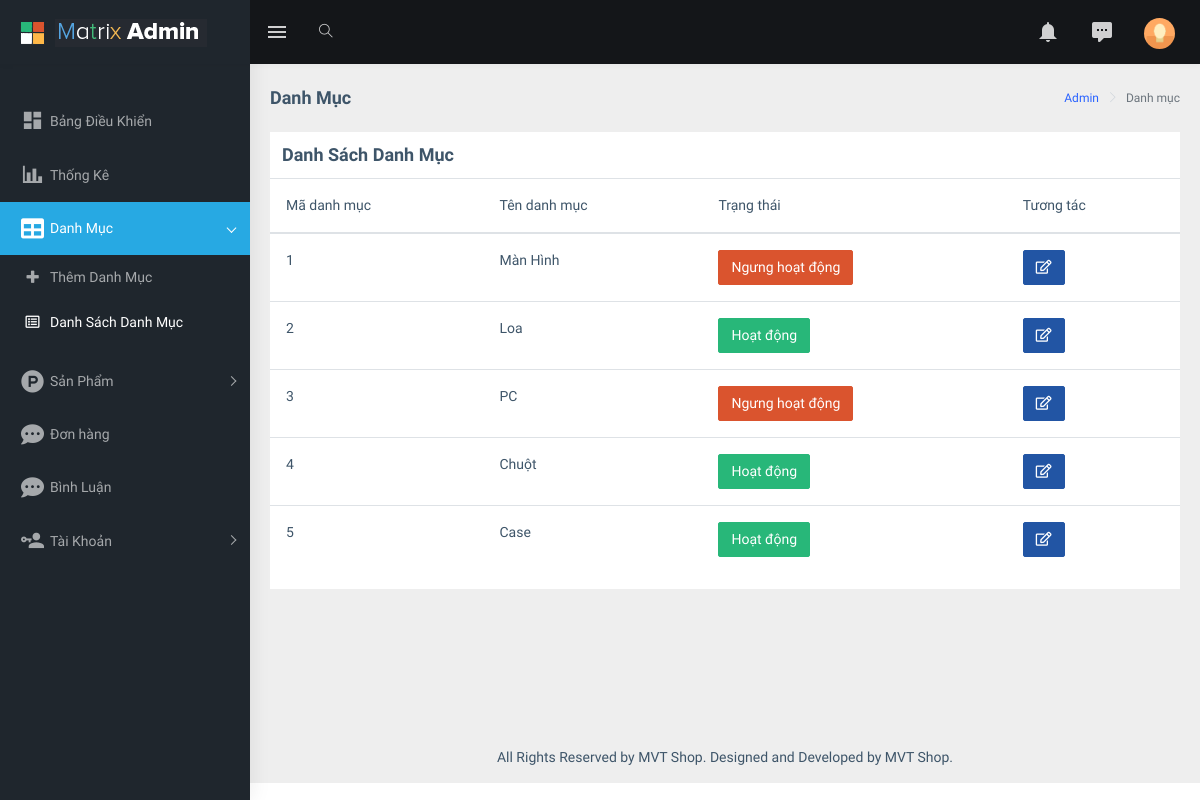
/admin/index.php?act=list_danhmuc, run on an earlier commit of the app's database.
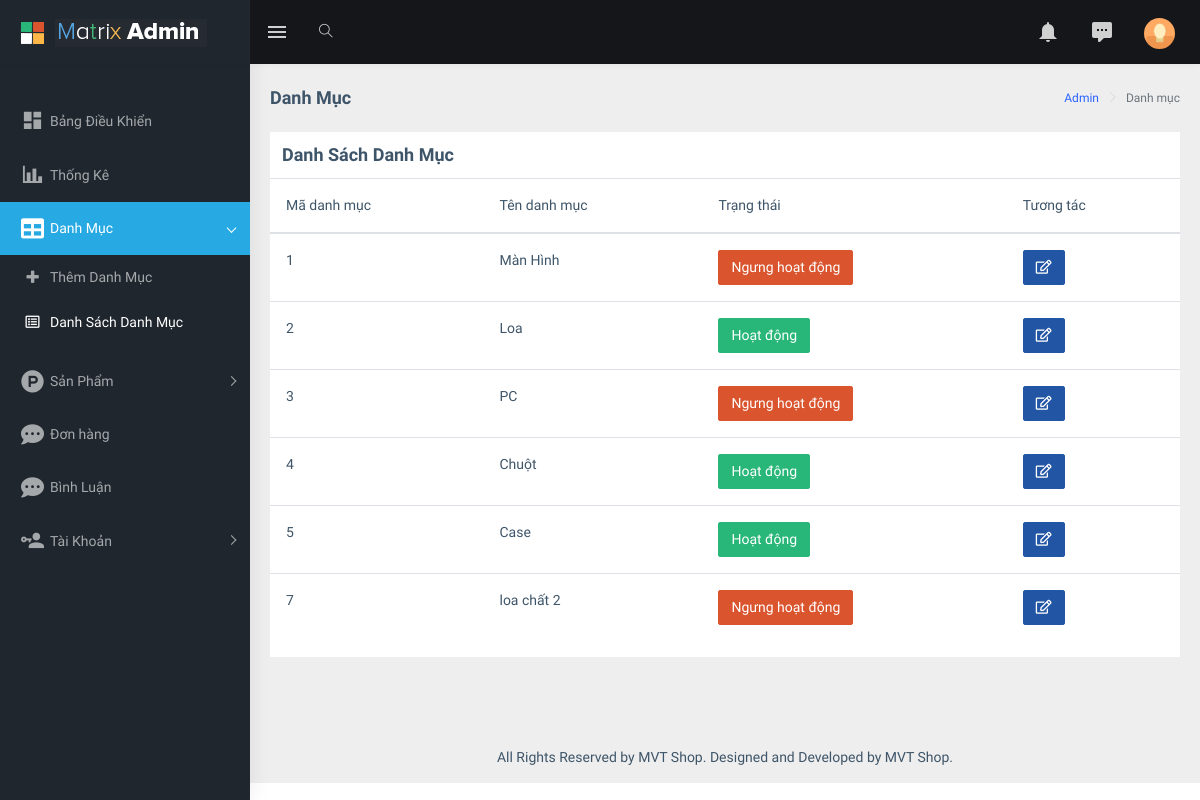
And on a later commit of the database.
### tables this page shows
CREATE TABLE `category` (
  `category_id` int(11) NOT NULL,
  `category_name` varchar(100) NOT NULL,
  `status` enum('Active','Inactive','','') NOT NULL
);

### model/pdo.php (called while the page is built, shortened)
<?php
function pdo_get_connection(){
    $dburl = "mysql:host=localhost;dbname=group5_project1;charset=utf8";
    $username = 'root';
    $password = '';
    $conn = new PDO($dburl, $username, $password);
    $conn->setAttribute(PDO::ATTR_ERRMODE, PDO::ERRMODE_EXCEPTION);
    return $conn;
}
function pdo_query($sql){
    $sql_args = array_slice(func_get_args(), 1);
    try{
        $conn = pdo_get_connection();
        $stmt = $conn->prepare($sql);
        $stmt->execute($sql_args);
        $rows = $stmt->fetchAll();
        return $rows;
    }
    catch(PDOException $e){
        throw $e;
    }
    finally{
        unset($conn);
    }
}

### model/danhmuc.php (called while the page is built, shortened)
<?php
    function load_all_category(){
        $sql="SELECT * FROM category order by category_id";
        $list_category=pdo_query($sql);
        return $list_category;
    }
?>

### admin/danhmuc/list.php (the view, shortened to what this page needs)
<div class="page-wrapper">
  <div class="page-breadcrumb">
    <div class="row">
      <div class="col-12 d-flex no-block align-items-center">
        <h4 class="page-title">Danh Mục</h4>
        <div class="ml-auto text-right">
          <nav aria-label="breadcrumb">
            <ol class="breadcrumb">
              <li class="breadcrumb-item"><a href="#">Admin</a></li>
              <li class="breadcrumb-item active" aria-current="page">Danh mục</li>
            </ol>
          </nav>
        </div>
      </div>
    </div>
  </div>
  <div class="container-fluid">
    <div class="row">
      <div class="col-12">
        <div class="card">
          <h4 class="card-title" style="margin: 12px 12px">Danh Sách Danh Mục</h4>
          <table class="table">
            <thead>
              <tr>
                <th scope="col">Mã danh mục</th>
                <th scope="col">Tên danh mục</th>
                <th scope="col">Trạng thái</th>
                <th scope="col">Tương tác</th>
              </tr>
            </thead>
            <tbody>
            <?php
              foreach($list_category as $category){
                $status_text = ($category['status'] == 'Active') ? 'Hoạt động' : 'Ngưng hoạt động';
            ?>
              <tr>
              <th scope="row"><?php echo $category['category_id']?>
              </th>
              <td><?php echo $category['category_name']?></td>
              <?php
                if ($category['status'] == 'Active') { ?>
                  <td><input type="submit" class="btn btn-success" value="<?php echo $status_text ?>"></td>
                <?php }else{ ?>
                  <td><input type="submit" class="btn btn-danger" value="<?php echo $status_text ?>"></td>
                  <?php } ?>
              <td><a href="index.php?act=edit_danhmuc&category_id=<?php echo $category['category_id'] ?>"><i class="fas fa-edit btn btn-info"></i></a>
              </td>
            </tr>
            <?php } ?>
            </tbody>
          </table>
        </div>
      </div>
    </div>
  </div>

What changed in the data, as far as the page shows it:
added category: category_id "7", category_name "loa chất 2", status "Ngưng hoạt động"
